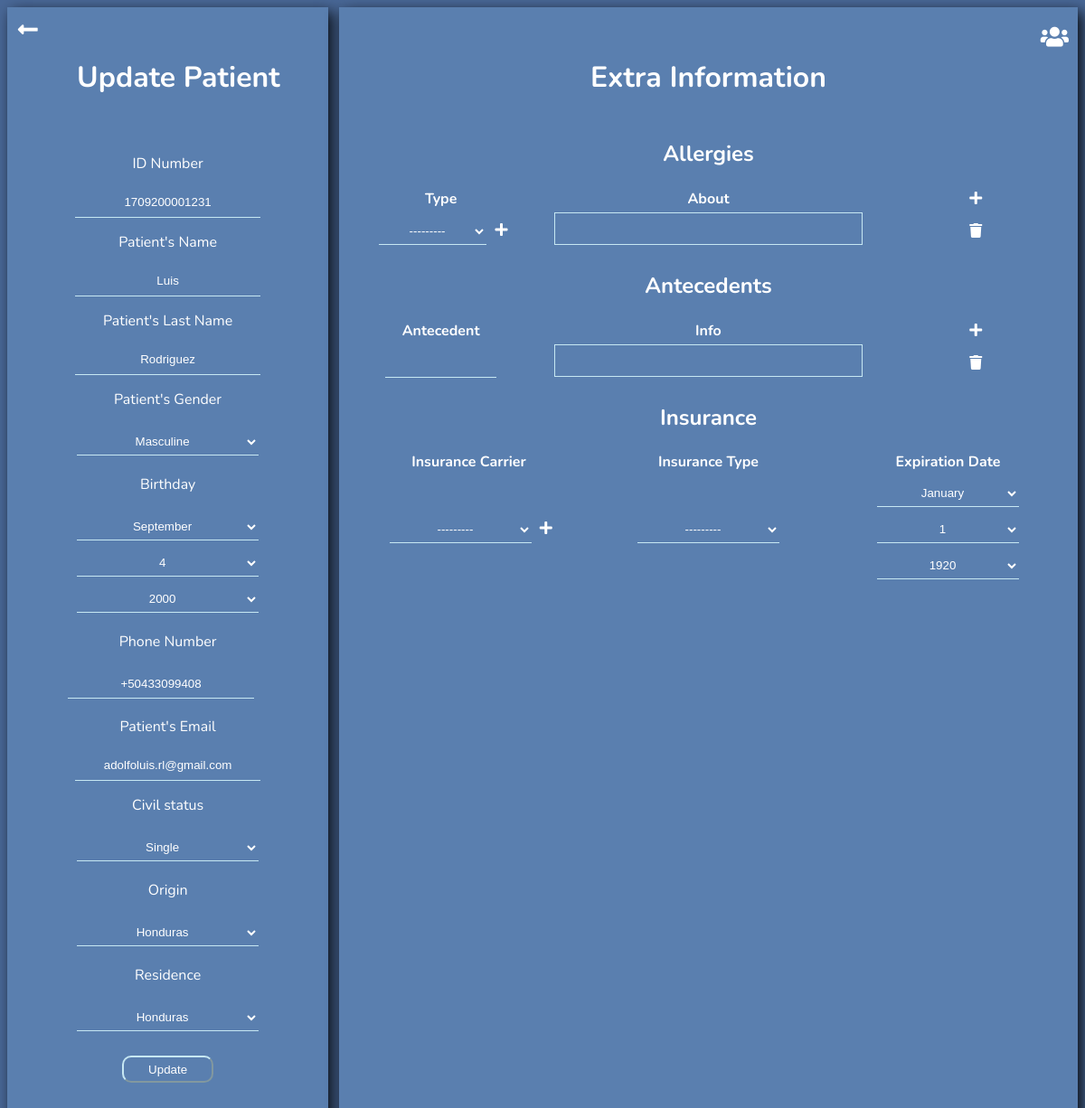
The app's page /patients/update/472 (signed in) with its own data.
### patients/models.py (models this page shows, shortened)
class Patient(models.Model):
    GENDER_CHOICES = (
        ('F', 'Femenine'),
        ('M', 'Masculine'),
        ('O', 'Other'),
    )
    CIVIL_STATUS_CHOICES = (
        ('S', 'Single'),
        ('M', 'Married'),
        ('W', 'Widowed'),
        ('D', 'Divorced'),
        ('SP', 'Separated'),
    )
    id_number = models.CharField('ID Number', max_length=20, null=True, blank=True, help_text='Provide you ID Card Number')
    first_names = models.CharField("Patient's Name", max_length=50, null=False, blank=False, help_text="Patient's Name")
    last_names = models.CharField("Patient's Last Name", max_length=50, null=False, blank=False, help_text="Patient's Last Name")
    gender = models.CharField("Patient's Gender", max_length=20, null=True, blank=False, help_text='Gender', choices=GENDER_CHOICES)
    birthday = models.DateField("Patient's Birthday", help_text="Patients date of birth")
    phone_number = models.CharField('Phone Number', max_length=20, blank=True, null=True, help_text='Phone Number')
    email = models.EmailField("Patient's Email", null=True, blank=True, help_text='Email')
    civil_status = models.CharField(max_length=12, choices=CIVIL_STATUS_CHOICES)
    origin = models.CharField(max_length=50, choices=ORIGIN_CHOICES)
    residence = models.CharField(max_length=50, choices=LOCATION_CHOICES)
    created_by = models.ForeignKey(user, on_delete=models.CASCADE, blank=False, null=True, verbose_name='Created By')
    class Meta:
        verbose_name = 'Patient'
        verbose_name_plural = 'Patients'

class InsuranceInformation(models.Model):
    INSURANCE_TYPE_CHOICES = (
        ('MEDICAL', 'Medical'),
    )
    insurance_carrier = models.ForeignKey(InsuranceCarrier, on_delete=models.CASCADE, blank=True, null=True, verbose_name='Insurance Carrier',)
    type_of_insurance = models.CharField('Insurance Type', max_length=50, blank=True, null=True, help_text='Type of insurance', choices=INSURANCE_TYPE_CHOICES)
    expiration_date = models.DateField('Expiration Date', help_text="Insurance's Expiration Date")
    patient = models.OneToOneField(Patient, on_delete=models.CASCADE, blank=True, null=True, verbose_name='Insurance Owner', related_name='insurance')
    class Meta:
        verbose_name = 'Insurance Information'
        verbose_name_plural = "Patient's Insurance Data"

### patients/views.py (the view, shortened to what this page needs)
# urls.py: path('update/<int:pk>', update_patient, name='update_patient'),
def update_patient(request, pk):
    template = 'patients/update_patient.html'
    patient = Patient.objects.get(pk=pk)
    patient_insurance = InsuranceInformation.objects.get(patient=patient)
    patient_form = PatientForm(request.POST or None, instance=patient)
    allergies_form = AllergyInformationUpdateFormset(instance=patient)
    insurance_form = InsuranceInformationForm(request.POST or None, instance=patient_insurance)
    antecedents_form = AntecedentUpdateFormset(instance=patient)
    return render(request, template, context={'patient_form': patient_form, 'allergies_form': allergies_form,
                                                                            'insurance_form': insurance_form,
                                                                            'antecedents_form': antecedents_form,
                                                                            'country_code': 'flag-icon-' + collect_country_code(patient.phone_number, request.user)})

### patients/forms.py (shortened to what this page needs)
class PatientForm(forms.ModelForm):
    country_code = forms.CharField(widget=forms.Select(choices=ORIGIN_CHOICES))
    birthday = forms.DateField(widget=forms.SelectDateWidget(years=years))
    class Meta:
        model = Patient
        exclude = ('created_by',)

class InsuranceInformationForm(forms.ModelForm):
    expiration_date = forms.DateField(widget=forms.SelectDateWidget(years=years))
    class Meta:
        model = InsuranceInformation
        exclude = ('patient',)

### patients/models.py (called while the page is built)
    def __str__(self):
        return self.company

    def __str__(self):
        return self.allergy_type

### utilities/global_utilities.py (called while the page is built)
def collect_country_code(phone_number, user):
    try:
        if phone_number.startswith('+1'):
            return collect_north_american_country_code(phone_number)
        else:
            for key in country_number_codes.keys():
                if country_number_codes[key] in phone_number:
                    return key.lower()
                else:
                    return user.profile.location.lower()
    except AttributeError:
        return user.profile.location.lower()

### patients/templates/patients/update_patient.html (shortened to what this page needs)
{% extends 'base.html' %}
{% load static %}
{% block body_block %}
<link rel="stylesheet" href="https://cdnjs.cloudflare.com/ajax/libs/flag-icon-css/3.5.0/css/flag-icon.min.css" />
<link rel="stylesheet" href="{% static 'patients/css/update_patient.css' %}">
    <form method="POST" autocomplete="off" enctype="multipart/form-data">
        <div class="wrapper">
            <div class="general-info">
                <a href="{% url 'patients:patients' %}"><i class="fas fa-long-arrow-alt-left"></i></a>
                <h1>Update Patient</h1>
                <div class="info">
                    <p>{{ patient_form.id_number.label }}</p>
                    <p>{{ patient_form.id_number }}</p>
                    <p>{{ patient_form.first_names.label }}</p>
                    <p>{{ patient_form.first_names }}</p>
                    <p>{{ patient_form.last_names.label }}</p>
                    <p>{{ patient_form.last_names }}</p>
                    <p>{{ patient_form.gender.label }}</p>
                    <p>{{ patient_form.gender }}</p>
                    <p>{{ patient_form.birthday.label }}</p>
                    <p>{{ patient_form.birthday }}</p>
                    <p>{{ patient_form.phone_number.label }}</p>
                    <p><span class="flag-icon {{ country_code }}"></span>{{ patient_form.country_code }}{{ patient_form.phone_number }}</p>
                    <p>{{ patient_form.email.label }}</p>
                    <p>{{ patient_form.email }}</p>
                    <p>{{ patient_form.civil_status.label }}</p>
                    <p>{{ patient_form.civil_status }}</p>
                    <p>{{ patient_form.origin.label }}</p>
                    <p>{{ patient_form.origin }}</p>
                    <p>{{ patient_form.residence.label }}</p>
                    <p>{{ patient_form.residence }}</p>
                </div>
                <button type="submit">Update</button>
            </div>
            <div class="extra-info">
                <h1>Extra Information</h1>
                <h2>Allergies</h2>
                    <div class="allergies-form">
                        <table>
                            <thead>
                                <tr>
                                    <th>Type</th>
                                    <th>About</th>
                                    <th><i class="fas fa-plus add-allergy-form"></i></th>
                                </tr>
                            </thead>
                            <tbody>
                            {% for allergy_form in allergies_form %}
                                <tr class="form-container">
                                    <td>{{ allergy_form.allergy_type }} <i class="fas fa-plus add-allergy" data-url="{% url 'settings:add_allergy' %}"></i></td>
                                    <td>{{ allergy_form.about }}</td>
                                    <td><i class="fas fa-trash delete-allergy-form"></i></td>
                                </tr>
                            {% endfor %}
                            </tbody>
                        </table>
                    </div>
                <h2>Antecedents</h2>
                    <div class="antecedents-form">
                        <table>
                            <thead>
                                <tr>
                                    <th>Antecedent</th>
                                    <th>Info</th>
                                    <th><i class="fas fa-plus add-antecedent-form"></i></th>
                                </tr>
                            </thead>
                            <tbody>
                            {% for antecedent_form in antecedents_form %}
                                <tr class="form-container">
                                    <td>{{ antecedent_form.antecedent }}</td>
                                    <td>{{ antecedent_form.info }}</td>
                                    <td><i class="fas fa-trash delete-antecedent-form"></i></td>
                                </tr>
                            {% endfor %}
                            </tbody>
                        </table>
                    </div>
                <h2>Insurance</h2>
                <div class="insurance-form">
                    <table>
                        <thead>
                            <tr>
                                <th>Insurance Carrier</th>
                                <th>Insurance Type</th>
                                <th>Expiration Date</th>
                            </tr>
                        </thead>
                        <tbody>
                            <tr>
                                <td>{{ insurance_form.insurance_carrier }} <i class="fas fa-plus add-insurance" data-url="{% url 'settings:add_insurance' %}"></i></td>
                                <td>{{ insurance_form.type_of_insurance }}</td>
                                <td>{{ insurance_form.expiration_date }}</td>
                            </tr>
                        </tbody>
                    </table>
                </div>
            </div>
        </div>
    </form>
{% endblock %}

### static/base/css/base.css (style rules this page uses)
body { font-family: 'Nunito', sans-serif; background-color: #496897; color: #FFFFFF; overflow: hidden; }
.fa-long-arrow-alt-left { position: relative; font-size: 25px; transition: 0.5s; margin-top: 0.5%; margin-left: 0.5%; }
a { text-decoration: none; color: #FFFFFF; }

### patients/static/patients/css/update_patient.css (style rules this page uses)
.wrapper { display: grid; grid-template-columns: 30% 69%; grid-gap: 1%; height: 98vh; }
.fa-long-arrow-alt-left { float: left; }
.general-info { background-color: #5A7FAF; box-shadow: 5px 5px 15px rgba(0,0,0,0.88); padding: 10px; }
.info { height: 69vh; overflow: auto; }
.extra-info { background-color: #5A7FAF; box-shadow: 5px 5px 15px rgba(0,0,0,0.88); padding: 10px; }
form { text-align: center; }
.allergies-form { overflow: auto; max-height: 150px; }
.antecedents-form { overflow: auto; max-height: 150px; }
h1 { overflow: auto; padding: 25px; }
table { margin: auto; }
td { width: 20%; }
.fa-plus { transition: 0.5s; }
.fa-trash { transition: 0.5s; }
input { font-family: 'Alegreya Sans SC', sans-serif; text-align: center; color: #FFFFFF; background-color: #5A7FAF; border: none; border-bottom: 1px solid #C7E8F3; height: 30px; width:60%; transition: 0.5s; }
#id_phone_number { width: 60%; }
textarea { font-family: 'Alegreya Sans SC', sans-serif; color: #FFFFFF; background-color: #5A7FAF; border: 1px solid #C7E8F3; resize: none; transition: 0.5s; }
select { font-family: 'Alegreya Sans SC', sans-serif; text-align-last:center; color: #FFFFFF; background-color: #5A7FAF; border: none; border-bottom: 1px solid #C7E8F3; height: 30px; width:60%; margin: 5px; transition: 0.5s; }
button { margin: 20px; width: 30%; height: 30px; font-family: 'Alegreya Sans SC', sans-serif; background-color: #5A7FAF; border-color: #C7E8F3; border-radius: 10px; color: #FFFFFF; transition: 0.5s; }

### records on screen
Patient: id_number "1709200001231", first_names "Luis", last_names "Rodriguez", gender "Masculine", phone_number "+50433099408", email "adolfoluis.rl@gmail.com", civil_status "Single", origin "Honduras", residence "Honduras"
InsuranceInformation: insurance_carrier "---------", type_of_insurance "---------"

### other values on screen
{{ patient_form.id_number.label }} "ID Number"
{{ patient_form.first_names.label }} "Patient's Name"
{{ patient_form.last_names.label }} "Patient's Last Name"
{{ patient_form.gender.label }} "Patient's Gender"
{{ patient_form.birthday.label }} "Birthday"
{{ patient_form.phone_number.label }} "Phone Number"
{{ patient_form.email.label }} "Patient's Email"
{{ patient_form.civil_status.label }} "Civil status"
{{ patient_form.origin.label }} "Origin"
{{ patient_form.residence.label }} "Residence"
